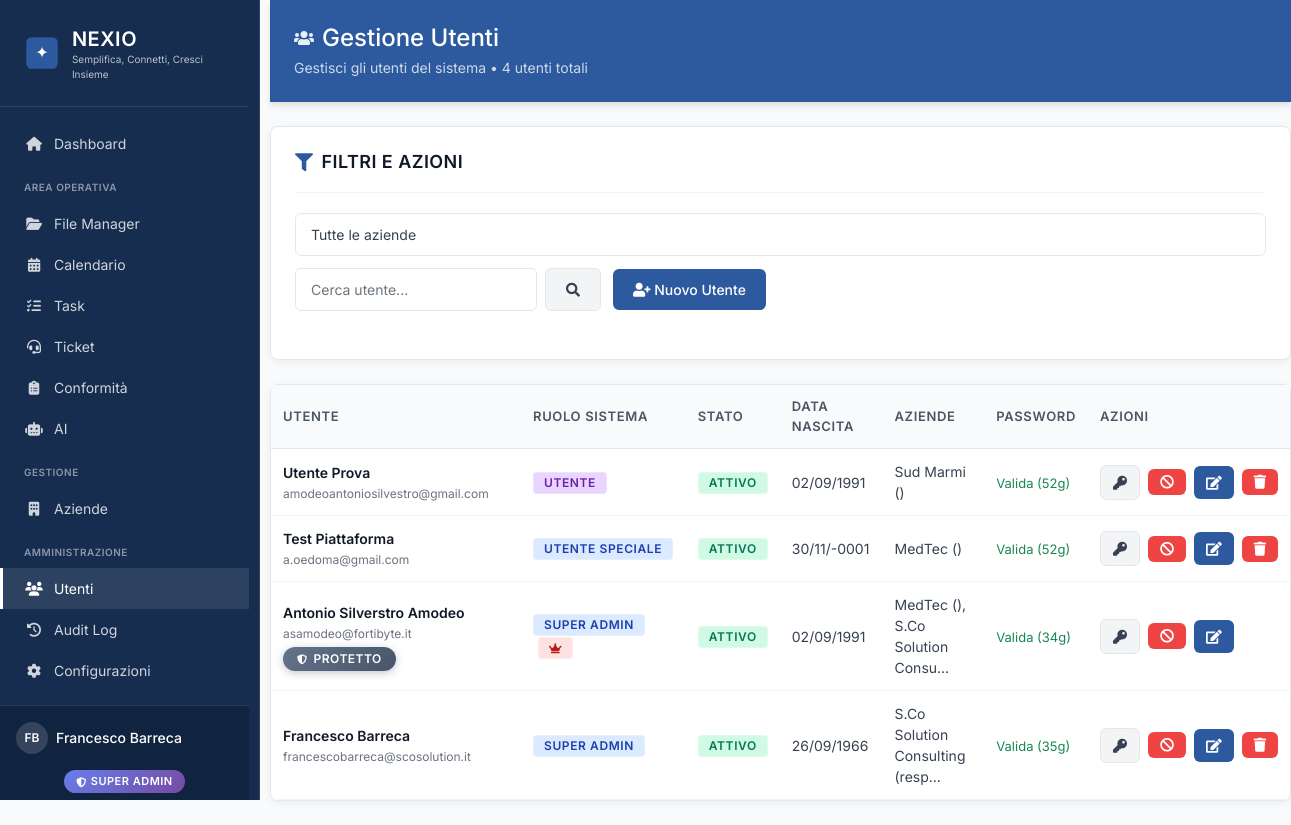
/gestione-utenti.php (signed in), run on the app's committed database.
### tables this page shows
CREATE TABLE `utenti` (
  `id` int(11) NOT NULL AUTO_INCREMENT,
  `username` varchar(50) NOT NULL,
  `password` varchar(255) NOT NULL,
  `email` varchar(255) NOT NULL,
  `nome` varchar(100) DEFAULT NULL,
  `cognome` varchar(100) DEFAULT NULL,
  `ruolo` varchar(50) DEFAULT 'utente',
  `azienda_id` int(11) DEFAULT NULL,
  `attivo` tinyint(1) DEFAULT 1,
  `primo_accesso` tinyint(1) DEFAULT 0,
  `prima_login` tinyint(1) DEFAULT 1,
  `password_scadenza` date DEFAULT NULL,
  `last_password_change` datetime DEFAULT NULL,
  `data_creazione` timestamp NOT NULL DEFAULT current_timestamp(),
  `ultimo_accesso` datetime DEFAULT NULL,
  `telefono` varchar(50) DEFAULT NULL,
  `cellulare` varchar(50) DEFAULT NULL,
  `data_nascita` date DEFAULT NULL,
  `avatar` varchar(255) DEFAULT NULL,
  `bio` text DEFAULT NULL,
  `two_factor_enabled` tinyint(1) DEFAULT 0,
  `two_factor_secret` varchar(255) DEFAULT NULL,
  `password_reset_token` varchar(255) DEFAULT NULL COMMENT 'Token per il reset della password',
  `password_reset_expires` datetime DEFAULT NULL COMMENT 'Scadenza del token di reset password',
  `data_registrazione` datetime DEFAULT current_timestamp(),
  PRIMARY KEY (`id`),
  KEY `idx_email` (`email`),
  KEY `idx_ruolo` (`ruolo`),
  KEY `idx_attivo` (`attivo`),
  KEY `idx_username` (`username`)
);

### gestione-utenti.php (the view, shortened to what the rows shown need)
<?php
require_once 'backend/config/config.php';
$page = isset($_GET['page']) ? intval($_GET['page']) : 1;
$limit = 20;
$offset = ($page - 1) * $limit;
$utenti = [];
try {
    $mainQuery = "
        SELECT DISTINCT u.*,
               GROUP_CONCAT(DISTINCT CONCAT(a.nome, ' (', ua.ruolo_azienda, ')') SEPARATOR ', ') as aziende,
               CASE
                   WHEN u.primo_accesso = 1 THEN 1
                   ELSE 0
               END as primo_accesso,
               DATEDIFF(DATE_ADD(COALESCE(u.last_password_change, u.data_registrazione), INTERVAL 60 DAY), CURDATE()) as giorni_scadenza
        FROM utenti u
        LEFT JOIN utenti_aziende ua ON u.id = ua.utente_id AND ua.attivo = 1
        LEFT JOIN aziende a ON ua.azienda_id = a.id
    ";
    $whereConditions = ["u.attivo = 1"];
    $params = [];
    if (!empty($whereConditions)) {
        $mainQuery .= " WHERE " . implode(" AND ", $whereConditions);
    }
    $mainQuery .= " GROUP BY u.id ORDER BY u.data_registrazione DESC LIMIT ? OFFSET ?";
    $params[] = $limit;
    $params[] = $offset;
    $stmt = db_query($mainQuery, $params);
    $utenti = $stmt->fetchAll();
} catch (Exception $e) {
    error_log("Errore caricamento utenti: " . $e->getMessage());
    try {
        $stmt = db_query("SELECT * FROM utenti WHERE attivo = 1 ORDER BY data_registrazione DESC LIMIT ? OFFSET ?", [$limit, $offset]);
        $utenti = $stmt->fetchAll();
        $totalUsers = db_query("SELECT COUNT(*) as total FROM utenti WHERE attivo = 1")->fetch()['total'];
        $aziende = [];
    } catch (Exception $e2) {
        error_log("Errore anche con query semplificata: " . $e2->getMessage());
        $utenti = [];
        $totalUsers = 0;
        $aziende = [];
    }
}
include 'components/header.php';
?>
<link rel="stylesheet" href="<?php echo APP_PATH; ?>/assets/css/dashboard-clean.css">
<div class="page-header">
    <h1><i class="fas fa-users"></i> Gestione Utenti</h1>
</div>
<div class="content-card">
    <div class="panel-header">
        <h2><i class="fas fa-filter"></i> Filtri e Azioni</h2>
    </div>
</div>
<?php if (empty($utenti)): ?>
    <div class="content-card">
        <div class="empty-state">
            <i class="fas fa-users"></i>
            <h3>Nessun utente trovato</h3>
            <p>Non ci sono utenti che corrispondono ai criteri di ricerca.</p>
            <button class="btn btn-primary" onclick="openCreateUserModal()">
                <i class="fas fa-user-plus"></i> Crea il primo utente
            </button>
        </div>
    </div>
<?php else: ?>
    <div class="content-card" style="padding: 0;">
        <div class="users-table-container" id="usersTableContainer">
            <table class="table-clean">
                <thead>
                    <tr>
                        <th>Utente</th>
                        <th>Ruolo Sistema</th>
                        <th>Stato</th>
                        <th>Data Nascita</th>
                        <th>Aziende</th>
                        <th>Password</th>
                        <th>Azioni</th>
                    </tr>
                </thead>
                <tbody id="usersTableBody">
                    <?php foreach ($utenti as $utente): ?>
                        <tr data-user-id="<?php echo $utente['id']; ?>">
                            <td class="user-info-cell">
                                <div class="user-name"><?php echo htmlspecialchars($utente['nome'] . ' ' . $utente['cognome']); ?></div>
                                <div class="user-email"><?php echo htmlspecialchars($utente['email']); ?></div>
                                <?php if ($utente['email'] === 'asamodeo@fortibyte.it'): ?>
                                    <span class="badge badge-secondary" title="Utente protetto - non eliminabile" style="margin-top: 4px;">
                                        <i class="fas fa-shield-alt"></i> Protetto
                                    </span>
                                <?php endif; ?>
                            </td>
                            <td>
                                <span class="badge status-<?php
                                    if ($utente['ruolo'] === 'super_admin') echo 'confermato';
                                    elseif ($utente['ruolo'] === 'utente_speciale') echo 'info';
                                    else echo 'pubblicato';
                                ?>">
                                    <?php echo ucfirst(str_replace('_', ' ', $utente['ruolo'])); ?>
                                </span>
                                <?php if ($utente['email'] === 'asamodeo@fortibyte.it'): ?>
                                    <span class="badge badge-danger" style="margin-left: 5px;" title="Super Amministratore principale">
                                        <i class="fas fa-crown"></i>
                                    </span>
                                <?php endif; ?>
                            </td>
                            <td>
                                <span class="badge status-<?php echo $utente['attivo'] ? 'attivo' : 'archiviato'; ?>">
                                    <?php echo $utente['attivo'] ? 'Attivo' : 'Inattivo'; ?>
                                </span>
                            </td>
                            <td>
                                <?php if ($utente['data_nascita']): ?>
                                    <?php echo date('d/m/Y', strtotime($utente['data_nascita'])); ?>
                                <?php else: ?>
                                    <span class="text-muted">-</span>
                                <?php endif; ?>
                            </td>
                            <td>
                                <?php if (!empty($utente['aziende'])): ?>
                                    <span title="<?php echo htmlspecialchars($utente['aziende']); ?>">
                                        <?php
                                        $aziende_text = htmlspecialchars($utente['aziende']);
                                        echo strlen($aziende_text) > 30 ? substr($aziende_text, 0, 30) . '...' : $aziende_text;
                                        ?>
                                    </span>
                                <?php else: ?>
                                    <span class="text-muted">-</span>
                                <?php endif; ?>
                            </td>
                            <td>
                                <?php
                                $primo_accesso = isset($utente['primo_accesso']) ? $utente['primo_accesso'] : false;
                                $giorni_scadenza = isset($utente['giorni_scadenza']) ? $utente['giorni_scadenza'] : null;
                                ?>
                                <?php if ($primo_accesso): ?>
                                    <span class="badge status-invitato">Primo accesso</span>
                                <?php elseif ($giorni_scadenza !== null && $giorni_scadenza < 0): ?>
                                    <span class="badge status-rifiutato">Scaduta</span>
                                <?php elseif ($giorni_scadenza !== null && $giorni_scadenza <= 7): ?>
                                    <span class="badge status-invitato">Scade tra <?php echo $giorni_scadenza; ?>g</span>
                                <?php elseif ($giorni_scadenza !== null): ?>
                                    <span class="text-success text-small">Valida (<?php echo $giorni_scadenza; ?>g)</span>
                                <?php else: ?>
                                    <span class="text-muted">-</span>
                                <?php endif; ?>
                            </td>
                            <td>
                                <div class="user-actions">
                                    <button class="btn btn-sm btn-secondary" onclick="resetPassword(<?php echo $utente['id']; ?>)"
                                            title="Reset Password">
                                        <i class="fas fa-key"></i>
                                    </button>
                                    <button class="btn btn-sm btn-<?php echo $utente['attivo'] ? 'danger' : 'success'; ?>"
                                            onclick="toggleUserStatus(<?php echo $utente['id']; ?>, <?php echo $utente['attivo'] ? '0' : '1'; ?>)"
                                            title="<?php echo $utente['attivo'] ? 'Disattiva' : 'Attiva'; ?>">
                                        <i class="fas fa-<?php echo $utente['attivo'] ? 'ban' : 'check'; ?>"></i>
                                    </button>
                                    <a href="modifica-utente.php?id=<?php echo $utente['id']; ?>"
                                       class="btn btn-sm btn-primary" title="Modifica">
                                        <i class="fas fa-edit"></i>
                                    </a>
                                    <?php if ($utente['email'] !== 'asamodeo@fortibyte.it'): ?>
                                        <button class="btn btn-sm btn-danger" onclick="deleteUser(<?php echo $utente['id']; ?>)"
                                                title="Elimina">
                                            <i class="fas fa-trash"></i>
                                        </button>
                                    <?php endif; ?>
                                </div>
                            </td>
                        </tr>
                    <?php endforeach; ?>
                </tbody>
            </table>
        </div>
    </div>
<?php endif; ?>
<?php include 'components/footer.php'; ?>

### components/sidebar.php (shortened to what the rows shown need)
<?php
$auth = Auth::getInstance();
$user = $auth->getUser();
$currentPage = basename($_SERVER['PHP_SELF']);
$menuConfig = MenuHelper::getMenuConfiguration($auth);
$groupedMenu = MenuHelper::groupMenuBySection($menuConfig);
$sectionTitles = MenuHelper::getSectionTitles();
function renderMenuItem($item, $currentPage, $key = '') {
    $isActive = MenuHelper::isActivePage($item['url'], $currentPage, $item['aliases'] ?? []);
    $activeClass = $isActive ? 'active' : '';
    $onclick = isset($item['onclick']) ? "onclick=\"{$item['onclick']}\"" : '';
    echo "<a href=\"" . APP_PATH . "/{$item['url']}\" class=\"menu-item {$activeClass}\" {$onclick}>";
    echo "<i class=\"{$item['icon']}\" style=\"font-family: 'Font Awesome 6 Free', 'Font Awesome 5 Free'; font-weight: 900; display: inline-block; width: 20px; margin-right: 10px; text-align: center;\"></i>";
    echo "<span>{$item['title']}</span>";
    echo '</a>';
}
function renderMenuSection($title) {
    if (!empty($title)) {
        echo '<div class="menu-section-title">' . htmlspecialchars($title) . '</div>';
    }
}
?>
<aside class="sidebar">
    <div class="sidebar-header">
        <a href="<?php echo APP_PATH; ?>/dashboard.php" class="sidebar-logo">
            <div class="logo-wrapper">
                <img src="<?php echo APP_PATH; ?>/assets/images/nexio-icon.svg?v=<?php echo @filemtime(dirname(__DIR__) . '/assets/images/nexio-icon.svg'); ?>" alt="Nexio">
            </div>
            <div class="sidebar-logo-text">
                <span class="logo-title">NEXIO</span>
                <span class="logo-motto">Semplifica, Connetti, Cresci Insieme</span>
            </div>
        </a>
    </div>
    <nav class="sidebar-menu">
        <?php
        $sectionsOrder = ['main', 'operativa', 'gestione', 'amministrazione', 'account'];
        foreach ($sectionsOrder as $sectionKey) {
            renderMenuSection($sectionTitles[$sectionKey]);
            foreach ($groupedMenu[$sectionKey] as $key => $item) {
                renderMenuItem($item, $currentPage, $key);
            }
        }
        ?>
    </nav>
    <div class="sidebar-footer">
        <div class="user-info w-100 d-flex flex-column">
            <div class="user-name-row d-flex align-items-center gap-2 mb-1">
                <div class="user-avatar-compact">
                    <?php
                    $nome = trim($user['nome'] ?? '');
                    $cognome = trim($user['cognome'] ?? '');
                    $initials = '';
                    if ($nome) {
                        $nomiParts = explode(' ', $nome);
                        $initials = strtoupper(substr($nomiParts[0], 0, 1));
                    }
                    if ($nome && strpos($nome, ' ') !== false) {
                        $nomiParts = explode(' ', $nome);
                        if (count($nomiParts) > 1) {
                            $initials .= strtoupper(substr($nomiParts[1], 0, 1));
                        }
                    } elseif ($cognome) {
                        $initials .= strtoupper(substr($cognome, 0, 1));
                    }
                    echo $initials ?: 'U';
                    ?>
                </div>
                <div class="user-name flex-grow-1 text-truncate">
                    <?php
                    $fullName = trim(($nome ? $nome : '') . ($cognome ? ' ' . $cognome : ''));
                    echo htmlspecialchars($fullName ?: 'Utente');
                    ?>
                </div>
            </div>
            <div class="user-controls-row d-flex align-items-center justify-content-center">
                <?php
                $isSuperAdmin = $auth->isSuperAdmin();
                if ($isSuperAdmin) {
                    echo '<div class="badge d-inline-flex justify-content-center align-items-center gap-1 px-3 py-2 mb-2" style="width:auto;">';
                    echo '<i class="fas fa-shield-alt"></i><span>SUPER ADMIN</span>';
                    echo '</div>';
                } else {
                    $role = $user['ruolo'] ?? 'Utente';
                    echo '<div class="badge role-' . strtolower($role) . ' d-inline-flex justify-content-center align-items-center gap-1 px-3 py-2 mb-2" style="width:auto;">';
                    echo '<i class="fas fa-user"></i><span>' . htmlspecialchars(strtoupper($role)) . '</span>';
                    echo '</div>';
                }
                ?>
            </div>
        </div>
    </div>
</aside>

### data on the page
utenti: nome+cognome "FB", nome+cognome "Francesco Barreca", email "francescobarreca@scosolution.it", ruolo "SUPER ADMIN", attivo "ATTIVO", data_nascita "26/09/1966", aziende_text "S.Co Solution Consulting (resp", giorni_scadenza "35"
utenti: nome+cognome "Utente Prova", email "amodeoantoniosilvestro@gmail.com", ruolo "UTENTE", attivo "ATTIVO", data_nascita "02/09/1991", aziende_text "Sud Marmi ()", giorni_scadenza "52"
utenti: nome+cognome "Test Piattaforma", email "a.oedoma@gmail.com", ruolo "UTENTE SPECIALE", attivo "ATTIVO", data_nascita "30/11/-0001", aziende_text "MedTec ()", giorni_scadenza "52"
utenti: nome+cognome "Antonio Silverstro Amodeo", email "asamodeo@fortibyte.it", shows "PROTETTO", ruolo "SUPER ADMIN", attivo "ATTIVO", data_nascita "02/09/1991", aziende_text "MedTec (), S.Co Solution Consu", giorni_scadenza "34"

### other printed values
$item['title'] "Dashboard"
$title "AREA OPERATIVA"
$item['title'] "File Manager"
$item['title'] "Calendario"
$item['title'] "Task"
$item['title'] "Ticket"
$item['title'] "Conformità"
$item['title'] "AI"
$title "GESTIONE"
$item['title'] "Aziende"
$title "AMMINISTRAZIONE"
$item['title'] "Utenti"
$item['title'] "Audit Log"
$item['title'] "Configurazioni"
$totalUsers "4"
